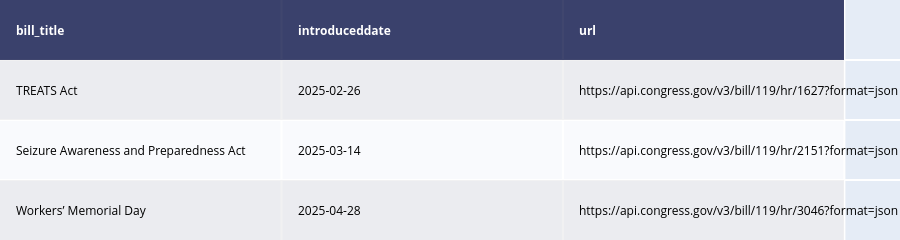

The cell this chart's notebook holds for it:
### Code cell
# Table of sponsored bill titles

def billstable(b):
    myquery = f'''
        SELECT bill_title, introducedDate, url
        FROM bills
        WHERE bioguide_id = '{b}' and bill_title != 'None' 
    '''
    bills = pd.read_sql_query(myquery, con=engine)
    return [ff.create_table(bills)]

### Figure 1 — Plotly figure (JSON) as saved in the notebook; plotly's stock layout.template omitted (floating-point values rounded to 4 significant figures)
{"data": [{"colorscale": [[0, "#00083e"], [0.5, "#ededee"], [1, "#ffffff"]], "hoverinfo": "none", "opacity": 0.75, "showscale": false, "type": "heatmap", "z": [[0, 0, 0], [0.5, 0.5, 0.5], [1, 1, 1], [0.5, 0.5, 0.5]]}], "layout": {"annotations": [{"align": "left", "font": {"color": "#ffffff"}, "showarrow": false, "text": "<b>bill_title</b>", "x": -0.45, "xanchor": "left", "xref": "x", "y": 0, "yref": "y"}, {"align": "left", "font": {"color": "#ffffff"}, "showarrow": false, "text": "<b>introduceddate</b>", "x": 0.55, "xanchor": "left", "xref": "x", "y": 0, "yref": "y"}, {"align": "left", "font": {"color": "#ffffff"}, "showarrow": false, "text": "<b>url</b>", "x": 1.55, "xanchor": "left", "xref": "x", "y": 0, "yref": "y"}, {"align": "left", "font": {"color": "#000000"}, "showarrow": false, "text": "TREATS Act", "x": -0.45, "xanchor": "left", "xref": "x", "y": 1, "yref": "y"}, {"align": "left", "font": {"color": "#000000"}, "showarrow": false, "text": "2025-02-26", "x": 0.55, "xanchor": "left", "xref": "x", "y": 1, "yref": "y"}, {"align": "left", "font": {"color": "#000000"}, "showarrow": false, "text": "https://api.congress.gov/v3/bill/119/hr/1627?format=json", "x": 1.55, "xanchor": "left", "xref": "x", "y": 1, "yref": "y"}, {"align": "left", "font": {"color": "#000000"}, "showarrow": false, "text": "Seizure Awareness and Preparedness Act", "x": -0.45, "xanchor": "left", "xref": "x", "y": 2, "yref": "y"}, {"align": "left", "font": {"color": "#000000"}, "showarrow": false, "text": "2025-03-14", "x": 0.55, "xanchor": "left", "xref": "x", "y": 2, "yref": "y"}, {"align": "left", "font": {"color": "#000000"}, "showarrow": false, "text": "https://api.congress.gov/v3/bill/119/hr/2151?format=json", "x": 1.55, "xanchor": "left", "xref": "x", "y": 2, "yref": "y"}, {"align": "left", "font": {"color": "#000000"}, "showarrow": false, "text": "Workers’ Memorial Day", "x": -0.45, "xanchor": "left", "xref": "x", "y": 3, "yref": "y"}, {"align": "left", "font": {"color": "#000000"}, "showarrow": false, "text": "2025-04-28", "x": 0.55, "xanchor": "left", "xref": "x", "y": 3, "yref": "y"}, {"align": "left", "font": {"color": "#000000"}, "showarrow": false, "text": "https://api.congress.gov/v3/bill/119/hr/3046?format=json", "x": 1.55, "xanchor": "left", "xref": "x", "y": 3, "yref": "y"}], "height": 170, "margin": {"b": 0, "l": 0, "r": 0, "t": 0}, "xaxis": {"dtick": 1, "gridwidth": 2, "showticklabels": false, "tick0": -0.5, "ticks": "", "zeroline": false}, "yaxis": {"autorange": "reversed", "dtick": 1, "gridwidth": 2, "showticklabels": false, "tick0": 0.5, "ticks": "", "zeroline": false}}}
